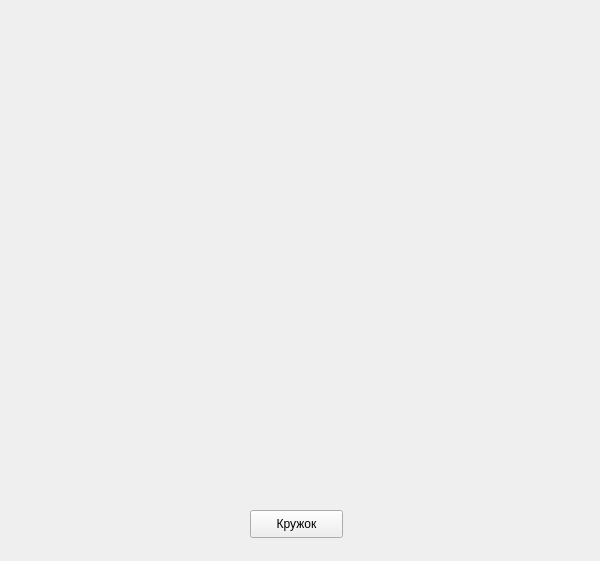
<?xml version="1.0" encoding="UTF-8"?>
<ui version="4.0">
 <class>Form</class>
 <widget class="QWidget" name="Form">
  <property name="geometry">
   <rect>
    <x>0</x>
    <y>0</y>
    <width>600</width>
    <height>561</height>
   </rect>
  </property>
  <property name="windowTitle">
   <string>Form</string>
  </property>
  <widget class="QLabel" name="label">
   <property name="geometry">
    <rect>
     <x>10</x>
     <y>10</y>
     <width>581</width>
     <height>471</height>
    </rect>
   </property>
   <property name="text">
    <string/>
   </property>
  </widget>
  <widget class="QPushButton" name="pushButton">
   <property name="geometry">
    <rect>
     <x>250</x>
     <y>510</y>
     <width>93</width>
     <height>28</height>
    </rect>
   </property>
   <property name="text">
    <string>Кружок</string>
   </property>
  </widget>
 </widget>
 <resources/>
 <connections/>
</ui>
